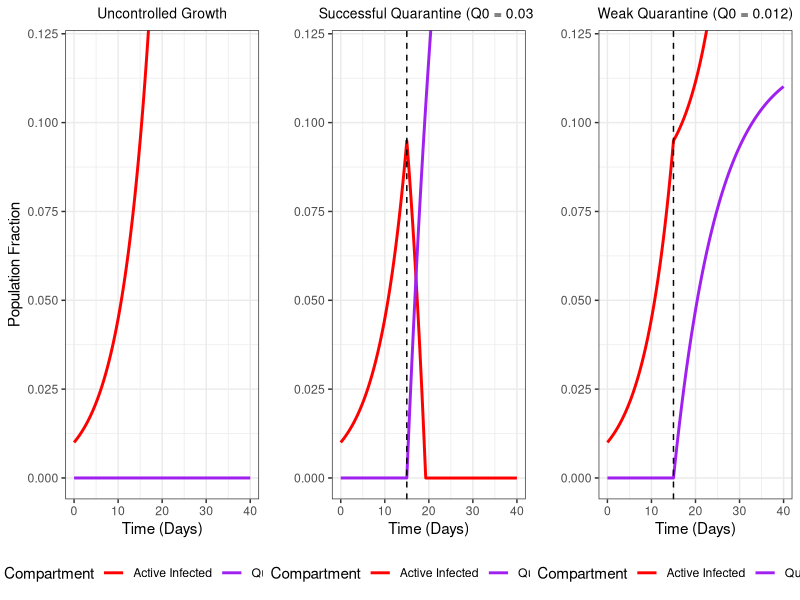

Recreate this plot in R.
library(deSolve)
library(ggplot2)
library(tidyr)
library(gridExtra)

# 1. Define the Non-Homogeneous Linear System
linear_quarantine <- function(time, state, parameters) {
  with(as.list(c(state, parameters)), {
    # Heaviside step function: Quarantine capacity Q0 activates at day T
    current_Q <- ifelse(time >= delay_T, Q0, 0)
    # Linear ODEs from the analytical derivation
    dI <- alpha * I - current_Q
    dQ <- current_Q - delta * Q
    # Prevent populations from mathematically dropping below zero
    dI <- ifelse(I <= 0 & dI < 0, 0, dI)
    dQ <- ifelse(Q <= 0 & dQ < 0, 0, dQ)
    return(list(c(dI, dQ)))
  })
}

# 2. Initial conditions and restricted time grid
init_state <- c(I = 0.01, Q = 0.0)
times <- seq(0, 40, by = 0.1)

# 3. Parameters
params_no_control <- c(alpha = 0.15, delta = 0.1, Q0 = 0.0, delay_T = 0)
params_control <- c(alpha = 0.15, delta = 0.1, Q0 = 0.03, delay_T = 15)
params_weak <- c(alpha = 0.15, delta = 0.1, Q0 = 0.012, delay_T = 15) # Below threshold

# 4. Solve the ODEs
out_no <- as.data.frame(ode(y = init_state, times = times, func = linear_quarantine, parms = params_no_control))
out_yes <- as.data.frame(ode(y = init_state, times = times, func = linear_quarantine, parms = params_control))
out_weak <- as.data.frame(ode(y = init_state, times = times, func = linear_quarantine, parms = params_weak))

out_no_long <- pivot_longer(out_no, cols = c("I", "Q"), names_to = "Compartment", values_to = "Fraction")
out_yes_long <- pivot_longer(out_yes, cols = c("I", "Q"), names_to = "Compartment", values_to = "Fraction")
out_weak_long <- pivot_longer(out_weak, cols = c("I", "Q"), names_to = "Compartment", values_to = "Fraction")

# 5. Plotting
line_colors <- c("I" = "red", "Q" = "purple")
shared_theme <- theme_bw() + theme(legend.position = "bottom", plot.title = element_text(hjust = 0.5, size = 10))

plot1 <- ggplot(out_no_long, aes(x = time, y = Fraction, color = Compartment)) +
  geom_line(linewidth = 1) +
  scale_color_manual(values = line_colors, labels = c("I" = "Active Infected", "Q" = "Quarantined")) +
  labs(title = "Uncontrolled Growth", x = "Time (Days)", y = "Population Fraction") +
  coord_cartesian(ylim = c(0, 0.12)) + shared_theme

plot2 <- ggplot(out_yes_long, aes(x = time, y = Fraction, color = Compartment)) +
  geom_line(linewidth = 1) +
  geom_vline(xintercept = 15, linetype = "dashed", color = "black") +
  scale_color_manual(values = line_colors, labels = c("I" = "Active Infected", "Q" = "Quarantined")) +
  labs(title = "Successful Quarantine (Q0 = 0.03)", x = "Time (Days)", y = "") +
  coord_cartesian(ylim = c(0, 0.12)) + shared_theme

plot3 <- ggplot(out_weak_long, aes(x = time, y = Fraction, color = Compartment)) +
  geom_line(linewidth = 1) +
  geom_vline(xintercept = 15, linetype = "dashed", color = "black") +
  scale_color_manual(values = line_colors, labels = c("I" = "Active Infected", "Q" = "Quarantined")) +
  labs(title = "Weak Quarantine (Q0 = 0.012)", x = "Time (Days)", y = "") +
  coord_cartesian(ylim = c(0, 0.12)) + shared_theme

combined_plot <- grid.arrange(plot1, plot2, plot3, ncol = 3)
